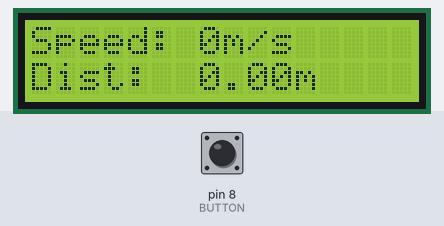
This sketch was run on a simulated Arduino Uno, built with avr-gcc and run on an emulated ATmega328P. Shown: 16×2 character LCD. Inputs (shaded band) come from the test bench; at power-on: pin 8 (BUTTON) LOW.

Above: at 1.2 s.
1.3 s: pin 8 (BUTTON) pulled HIGH for 1 s
At 3.3 s:
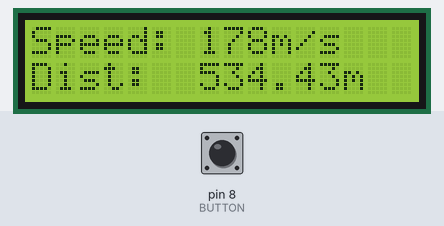
5.3 s: pin 8 (BUTTON) pulled HIGH for 0.15 s
At 7.7 s:
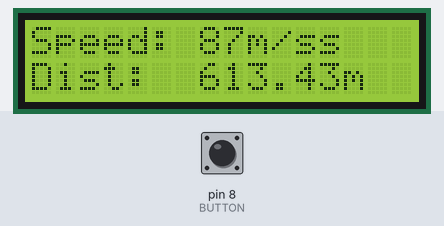
8.4 s: pin 8 (BUTTON) pulled HIGH for 0.15 s
At 9.8 s:
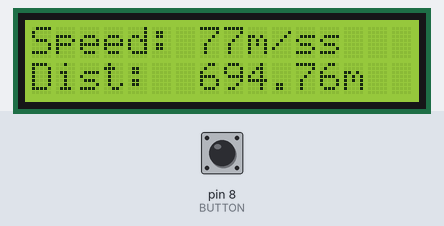
10.0 s: pin 8 (BUTTON) pulled HIGH for 1 s
At 11.8 s:
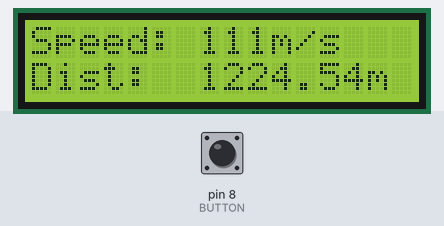
Timing chart, 0 to 13.3 s (numbered marks = the images above; inputs shaded):
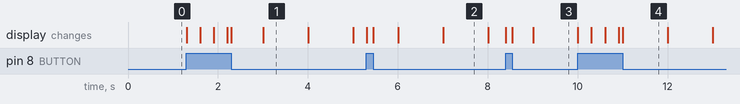

The sketch:

Speedometer.ino
```cpp
#include <LiquidCrystal.h>

#define RADIO_LLANTA 0.37
#define PI           3.14

#define BUTTON       8

LiquidCrystal lcd(12, 11, 5, 4, 3, 2);

double distancia{0};

void setup() {
  lcd.begin(16, 2);
  pinMode(BUTTON, INPUT);
}

void printVelocidad(int x, int y) {
    int segundos{millis() / 1000};
    int velocidad{distancia / (segundos < 1 ? 1 : segundos)};
  	lcd.setCursor(x, y);
  	lcd.print("Speed: ");
    lcd.print(max(velocidad, 0));
  	lcd.print("m/s");
}

void printDistancia(int x, int y) {
  	lcd.setCursor(0, 1);
  	lcd.print("Dist:  ");
  	lcd.print(distancia);
  	lcd.print("m");
}

void avanzar() {
  distancia += 2 * PI * RADIO_LLANTA;
}

void loop() {
  int val {digitalRead(BUTTON)};

  if (val == HIGH) {
	avanzar();
  }

  printVelocidad(0, 0);
  printDistancia(0, 1);
}
```

Measured:
- after the input at 1.3 s, the display: first changes at once (image 1 shows a later state)
- after the input at 8.4 s, the display: first changes at once (image 3 shows a later state)
- what the display in image 1 shows lasts 1.0 s, from 3.0 s to 4.0 s
